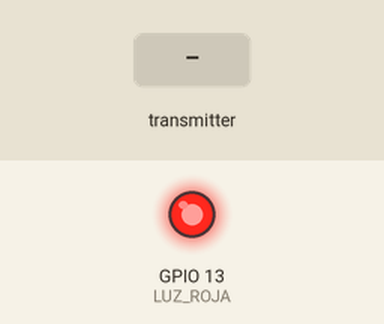
Bench run of a sketch on a simulated ESP8266 (NodeMCU). Parts: output pins drawn as LEDs (lit = HIGH). The test bench sets the inputs (shaded band). What the sketch prints to the serial monitor is not drawn.

Above: at 1.2 s.
1.3 s: the transmitter starts sending PULSO = 0
At 2.6 s:
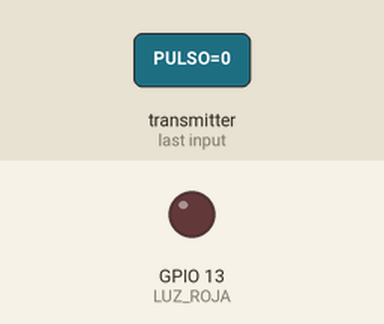
Timing chart, 0 to 4.3 s (numbered marks = the images above; inputs shaded):
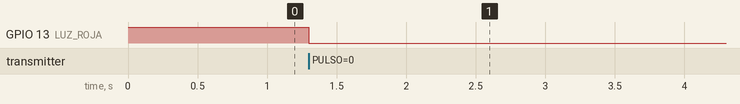

The sketch:

Nodo-Actuador.ino
```cpp
#include <ESP8266WiFi.h>
extern "C"
{
#include <espnow.h>
}

/*
Estructura de datos para transmitir entre Maestro y Esclavo
Esta estructura debe ser la misma tanto en el Maestro y en el Esclavo
*/

struct ESTRUCTURA_DATOS
{
    uint16_t PULSO = 0;

};

#define LUZ_ROJA 13   //D7


void setup()
{

  Serial.begin(115200);
   pinMode(LUZ_ROJA,OUTPUT);
  digitalWrite(LUZ_ROJA, HIGH);
  Serial.println();
  //digitalWrite(LUZ_ROJA, HIGH);
  // Inicializando protocolo ESP-NOW
  if (esp_now_init() != 0)
  {
      Serial.println("Error al Iniciar el Protocolo ESP NOW ... reconectando.");
      ESP.restart();
      delay(1);
  }

  // Imprime la Direccion MAC del NODO
  Serial.print("SoftAP MAC: ");
  Serial.println(WiFi.softAPmacAddress());
  Serial.print("STATION MAC: ");
  Serial.println(WiFi.macAddress());

  // Definir el rol del NODO
  // 0=OCIOSO, 1=MASTER, 2=SLAVE y 3=MASTER+SLAVE
  esp_now_set_self_role(2);


  pinMode(LUZ_ROJA, OUTPUT);

  // Recebendo mensagens de ESP-NOW MASTER
  esp_now_register_recv_cb([](uint8_t *mac, uint8_t *data, uint8_t len) {

  ESTRUCTURA_DATOS ED;
  memcpy(&ED, data, sizeof(ED));


  //Serial.print(ED.PULSO);

  if(ED.PULSO == 1){
      Serial.println("...♥...♥...Latido Recibido!");
      digitalWrite(LUZ_ROJA, HIGH);
      //delay(3000);
     // digitalWrite(LUZ_ROJA, HIGH);
  }
  else{
      Serial.println("⚠ Iniciando Descarga ⚠ ");
      digitalWrite(LUZ_ROJA, LOW);
  }
  });
}

void loop()
{
}
```

Measured:
- after the input at 1.3 s, GPIO 13 (LUZ_ROJA): HIGH → LOW at once
